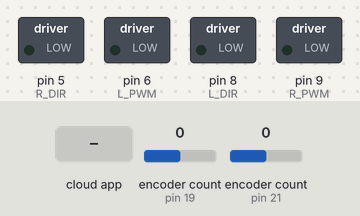
The sketch below on a simulated Arduino Uno, built with avr-gcc and run on an emulated ATmega328P. On the bench: switched loads named in the sketch (green lamp = pin HIGH). The inputs (shaded band) are chosen by the test bench; at power-on: encoder count (sensors on pin 19, pin 21) 0. What the sketch prints to the serial monitor is not drawn.

Above: at 1.2 s.
1.3 s: the phone or cloud app sets linear.x to -100
At 1.7 s:
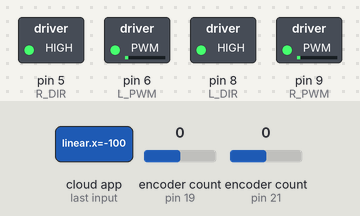
2.8 s: the phone or cloud app sets linear.x to 100
At 3.1 s:
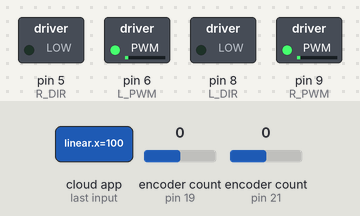
4.3 s: the phone or cloud app sets angular.z to -100
At 5.3 s:
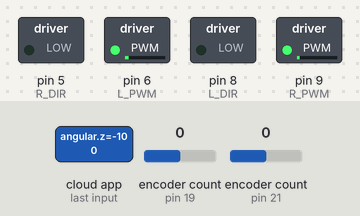
5.8 s: the phone or cloud app sets linear.x to 0
At 6.4 s:
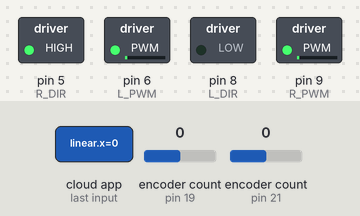
7.3 s: the phone or cloud app sets angular.z to 100
At 7.7 s:
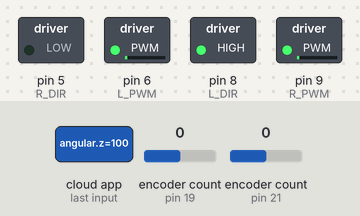
Timing chart, 0 to 9.8 s (numbered marks = the images above; inputs shaded):
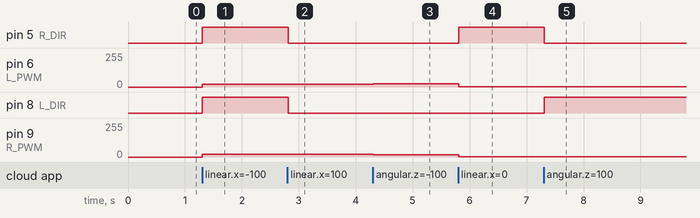

The sketch:

Arduino___ROS_Integration_Testing.ino
```cpp
#include <ros.h>
#include <geometry_msgs/Point32.h> //For sending encoder msg
#include <geometry_msgs/Twist.h> //For cmd_vel subscription
#include <Encoder.h> //Encoder library

//---- Define motor pins
#define L_PWM 6 //Left Motor PWM pin
#define L_DIR 8 //Left Motor Direction pin
#define R_PWM 9 //Right Motor PWM pin
#define R_DIR 5 //Right Motor Direction pin

//-------------Encoder definitions
Encoder R_enc(19, 18); //right motor encoder goes for pins 19 18
Encoder L_enc(21, 20); //left motor encoder goes for pins 21 20
long RoldPosition  = -999;
long LoldPosition  = -999;

//-------------Robot parameters definition------------
#define L 0.33
#define R 0.05

//--------------------------------Motors VARS-----------------------------------
// initializing variables
float vel=0.0; //as Twist msgs depend on Vector3 which is float64
float omega=0.0;
float VR,VL;

//-----------------------ROS Setup-----------------------
ros::NodeHandle  nh;
//------------------------------Publish init----------------------------------------------
geometry_msgs::Point32 Point_msg;
ros::Publisher enc_pub("/encoder", &Point_msg);
//------------------------------Subscribe init--------------------------------------------
void motors_cb(const geometry_msgs::Twist& msg)
{
  vel = msg.linear.x  ;
  omega = msg.angular.z;

  VR = (2*vel + omega*L) / (2*R);
  VL = (2*vel - omega*L) / (2*R);

  Serial.print("speed: ");
  Serial.print(vel);

  Serial.print("  Left: ");
  Serial.print(VL);

  Serial.print("  Right: ");
  Serial.print(VR);

  //-----right motor------
  if (VR < 0) {
    digitalWrite(R_DIR, HIGH);
    analogWrite(R_PWM, abs(VR));
  } else {
    digitalWrite(R_DIR, LOW);
    analogWrite(R_PWM, VR);
  }

  //-----left motor------
  if (VL < 0) {
    digitalWrite(L_DIR, HIGH);
    analogWrite(L_PWM, abs(VL));
  } else {
    digitalWrite(L_DIR, LOW);
    analogWrite(L_PWM, VL);
  }
}
ros::Subscriber<geometry_msgs::Twist> sub("/cmd_vel", &motors_cb);

void setup()
{
  Serial.begin(57600);

  //--------------Motor setup--------------
  pinMode(L_PWM, OUTPUT);
  pinMode(L_DIR, OUTPUT);
  pinMode(R_PWM, OUTPUT);
  pinMode(R_DIR, OUTPUT);

  digitalWrite(L_DIR, LOW);
  digitalWrite(R_DIR, LOW);
  analogWrite(L_PWM, 0);
  analogWrite(R_PWM, 0);
  //---------------------------------------

  //---------------------------ROS Setup
  nh.advertise(enc_pub);
  nh.subscribe(sub);
}

void loop()
{
  //Right Encoder
  long RnewPosition = R_enc.read();
  if (RnewPosition != RoldPosition) {
    RoldPosition = RnewPosition;
    Serial.println(RnewPosition);
  }

  //----left encoder
  long LnewPosition = L_enc.read();
  if (LnewPosition != LoldPosition) {
    LoldPosition = LnewPosition; //update positions
    Serial.println(LnewPosition);
  }
  //-------end of encoder

  //-----------------------ROS publishing
  Point_msg.x = RnewPosition;
  Point_msg.y = LnewPosition;
  enc_pub.publish(&Point_msg);
  //-------------
  nh.spinOnce();
  delay(10);
}
```

Measured:
- after the input at 1.3 s, pin 5 (R_DIR), pin 8 (L_DIR): LOW → HIGH at once; pin 6 (L_PWM), pin 9 (R_PWM): 0/255 → 20/255 at once
- after the input at 2.8 s, pin 5 (R_DIR), pin 8 (L_DIR): HIGH → LOW at once
- after the input at 4.3 s, pin 6 (L_PWM): 20/255 → 23/255 at once; pin 9 (R_PWM): 20/255 → 16/255 at once
- after the input at 5.8 s, pin 5 (R_DIR): LOW → HIGH at once; pin 6 (L_PWM): 23/255 → 3/255 at once; pin 9 (R_PWM): 16/255 → 3/255 at once
- after the input at 7.3 s, pin 5 (R_DIR): HIGH → LOW at once; pin 8 (L_DIR): LOW → HIGH at once
